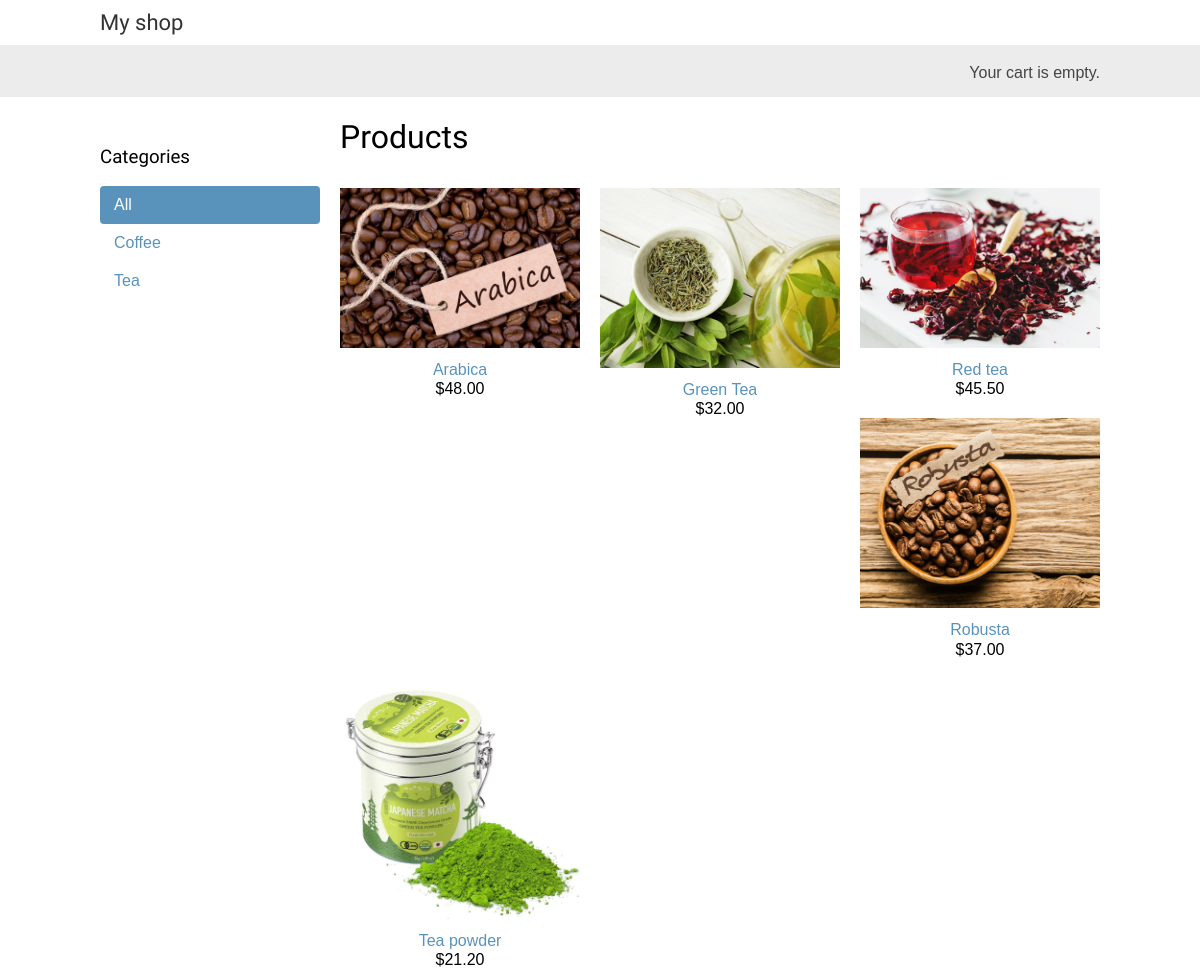
The page / on the database its author committed.
### shop/models.py (models this page shows, shortened)
class Category(models.Model):
    name = models.CharField(max_length=200, db_index=True)
    slug = models.CharField(max_length=200, unique=True)
    def get_absolute_url(self):
        return reverse('shop:product_list_by_category', args=[self.slug])  # непонятно двоеточие
    class Meta:
        ordering = ('name',)
        verbose_name = 'category'
        verbose_name_plural = 'categories'

class Product(models.Model):
    category = models.ForeignKey(Category,
                                 related_name='products',
                                 on_delete=models.CASCADE)
    name = models.CharField(max_length=200, db_index=True)
    slug = models.SlugField(max_length=200, db_index=True)
    image = models.ImageField(upload_to='products/%Y/%m/%d', blank=True)
    description = models.TextField(blank=True)
    price = models.DecimalField(max_digits=10, decimal_places=2)
    available = models.BooleanField(default=True)
    created = models.DateTimeField(auto_now_add=True)
    updated = models.DateTimeField(auto_now=True)
    def get_absolute_url(self):
        return reverse('shop:product_detail', args=[self.id, self.slug])
    class Meta:
        ordering = ('name',)
        index_together = (('id', 'slug'),)

### shop/views.py (the view)
# urls.py: path('', views.product_list, name='product_list'),
def product_list(request, category_slug=None):
    category = None
    categories = Category.objects.all()
    products = Product.objects.filter(available=True)
    if category_slug:
        category = get_object_or_404(Category, slug=category_slug)
        products = products.filter(category=category)
    return render(request, 'shop/product/list.html',
                  {'category': category,
                   'categories': categories,
                   'products': products})

### shop/templates/shop/product/list.html (shortened to what this page needs)
{% extends "shop/base.html" %}
{% load static %}
{% block content %}
    <div id="sidebar">
        <h3>Categories</h3>
        <ul>
            <li {% if not category %}class="selected" {% endif %}>
                <a href="{% url "shop:product_list" %}">All</a>
            </li>
            {% for c in categories %}
                <li {% if category.slug == c.slug %}class="selected" {% endif %}>
                    <a href="{{ c.get_absolute_url }}">{{ c.name }}</a>
                </li>
            {% endfor %}
        </ul>
    </div>
    <div id="main" class="product-list">
        <h1>{% if category %}{{ category.name }}{% else %}Products{% endif %}</h1>
        {% for product in products %}
            <div class="item">
                <a href="{{ product.get_absolute_url }}">
                    <img src="{% if product.image %}{{ product.image.url }}{% else %}{% static "img/no_image.png" %}{% endif %}">
                </a>
                <a href="{{ product.get_absolute_url }}">{{ product.name }}</a>
                <br>
                ${{ product.price }}
            </div>
        {% endfor %}
    </div>
{% endblock %}

### shop/static/css/base.css (style rules this page uses)
body { margin:0; padding:0; font-family:helvetica, sans-serif; }
h1, h2, h3, h4, h5 , h6 { font-family: 'Ubuntu', sans-serif; font-weight:normal; }
a { text-decoration:none; color:#5993bb; }
#sidebar { width:220px; padding:30px 20px 0 0; float:left; }
#sidebar ul { margin:0; padding:0; }
#sidebar ul li { margin:0; list-style:none; padding:10px 14px; }
#sidebar ul li a { display:block; }
#sidebar ul li.selected { background:#5993bb; border-radius:4px; }
#sidebar ul li.selected a { color:#fff; }
#main { float:left; width: 96%; margin-right:-220px; overflow:hidden; }
.product-list .item { width:25%; padding:10px 20px 10px 0; float:left; text-align:center; line-height:1.2; }
.product-list .item img { width:100%; margin-bottom:8px; }

### rows shown on the page
Category: name "Coffee"
Category: name "Tea"
Product: image (picture), name "Arabica", price "48.00"
Product: image (picture), name "Green Tea", price "32.00"
Product: image (picture), name "Red tea", price "45.50"
Product: image (picture), name "Robusta", price "37.00"
Product: image (picture), name "Tea powder", price "21.20"
